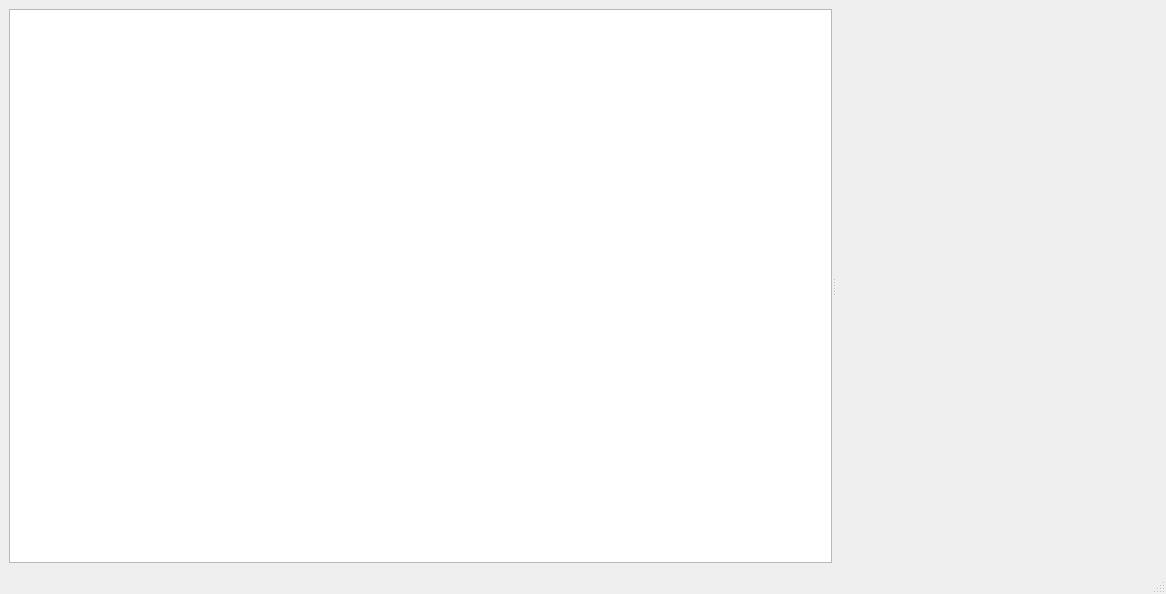
<?xml version="1.0" encoding="UTF-8"?>
<ui version="4.0">
 <class>MainWindow</class>
 <widget class="QMainWindow" name="MainWindow">
  <property name="geometry">
   <rect>
    <x>0</x>
    <y>0</y>
    <width>1166</width>
    <height>594</height>
   </rect>
  </property>
  <property name="windowTitle">
   <string>MainWindow</string>
  </property>
  <widget class="QWidget" name="centralwidget">
   <layout class="QHBoxLayout" name="horizontalLayout">
    <item>
     <widget class="QSplitter" name="splitter">
      <property name="orientation">
       <enum>Qt::Horizontal</enum>
      </property>
      <widget class="QTableView" name="tableView">
       <property name="sizePolicy">
        <sizepolicy hsizetype="Expanding" vsizetype="Expanding">
         <horstretch>0</horstretch>
         <verstretch>0</verstretch>
        </sizepolicy>
       </property>
       <property name="minimumSize">
        <size>
         <width>400</width>
         <height>0</height>
        </size>
       </property>
      </widget>
      <widget class="DrawSimple" name="drawView" native="true">
       <property name="minimumSize">
        <size>
         <width>0</width>
         <height>0</height>
        </size>
       </property>
      </widget>
     </widget>
    </item>
   </layout>
  </widget>
  <widget class="QMenuBar" name="menubar">
   <property name="geometry">
    <rect>
     <x>0</x>
     <y>0</y>
     <width>1166</width>
     <height>21</height>
    </rect>
   </property>
  </widget>
  <widget class="QStatusBar" name="statusbar"/>
 </widget>
 <customwidgets>
  <customwidget>
   <class>DrawSimple</class>
   <extends>QWidget</extends>
   <header>drawsimple.h</header>
   <container>1</container>
  </customwidget>
 </customwidgets>
 <resources/>
 <connections/>
</ui>
